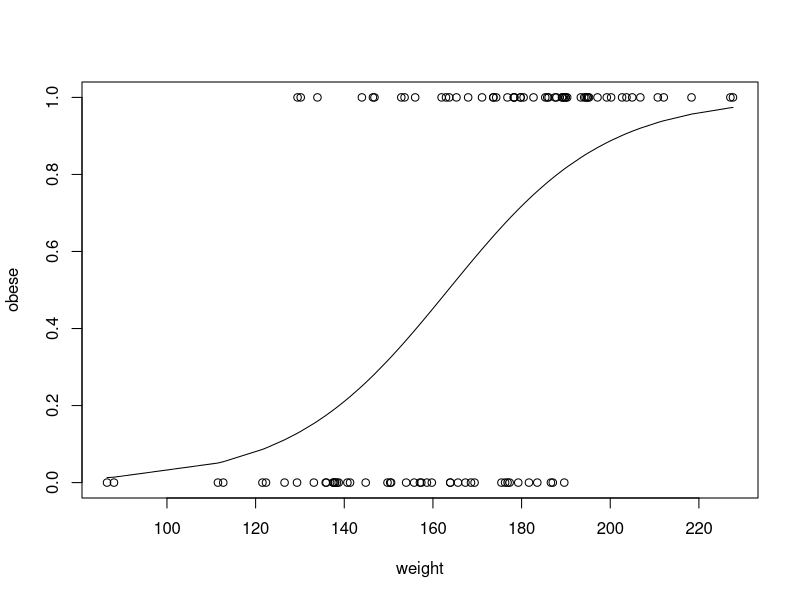
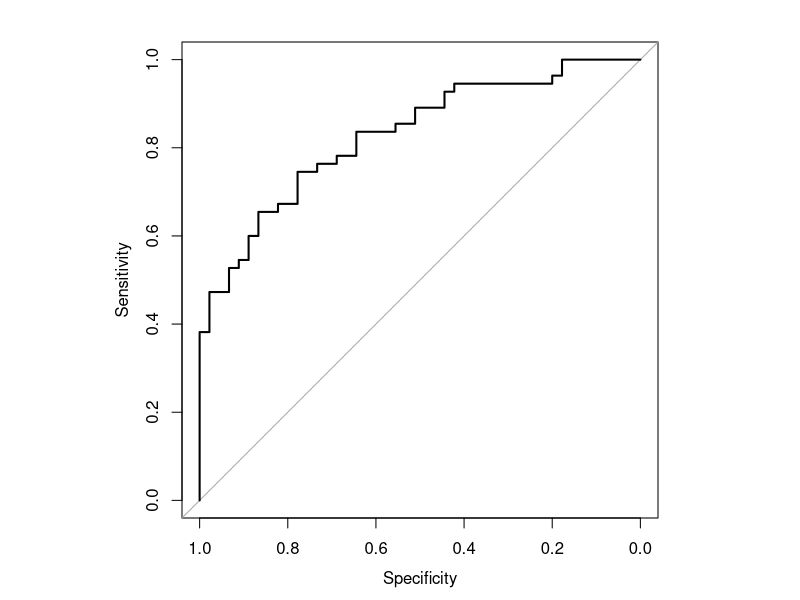
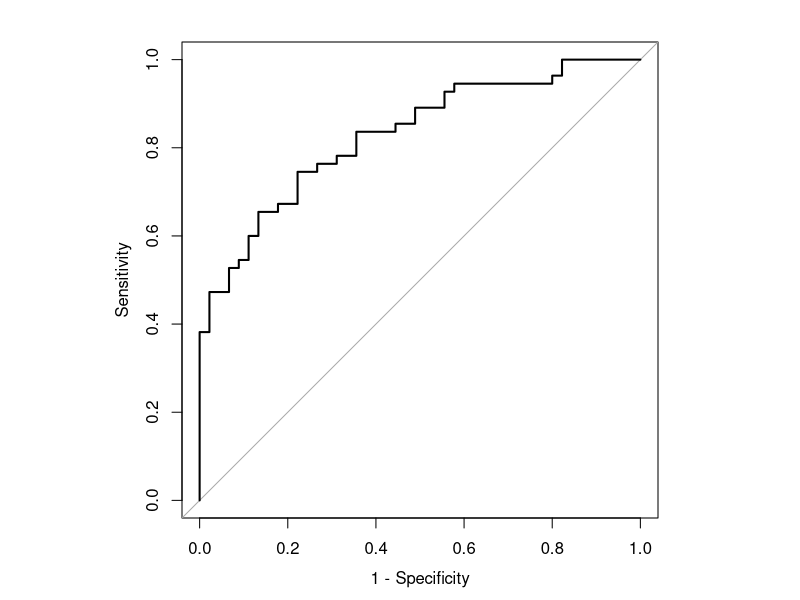
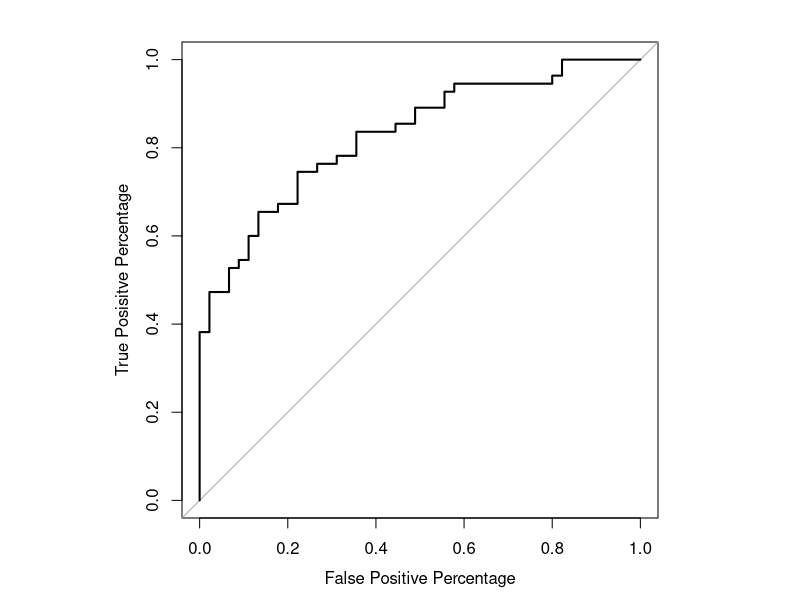
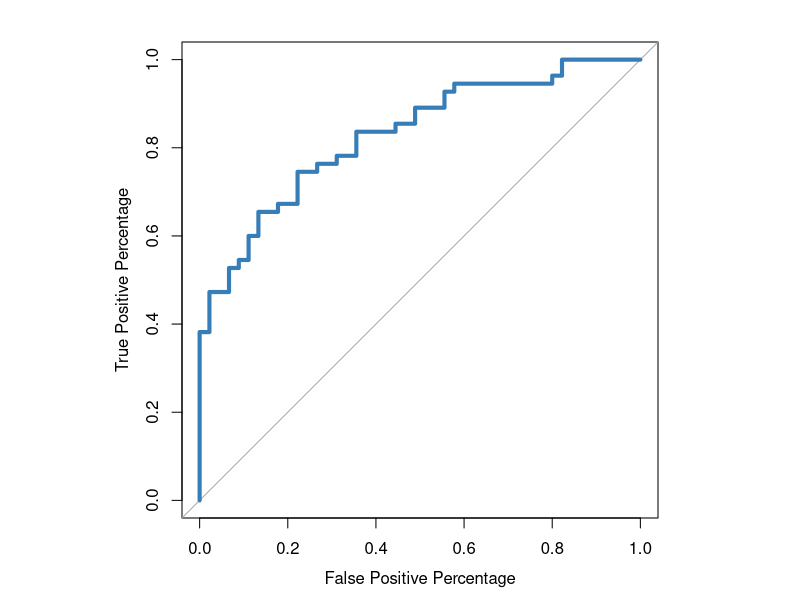
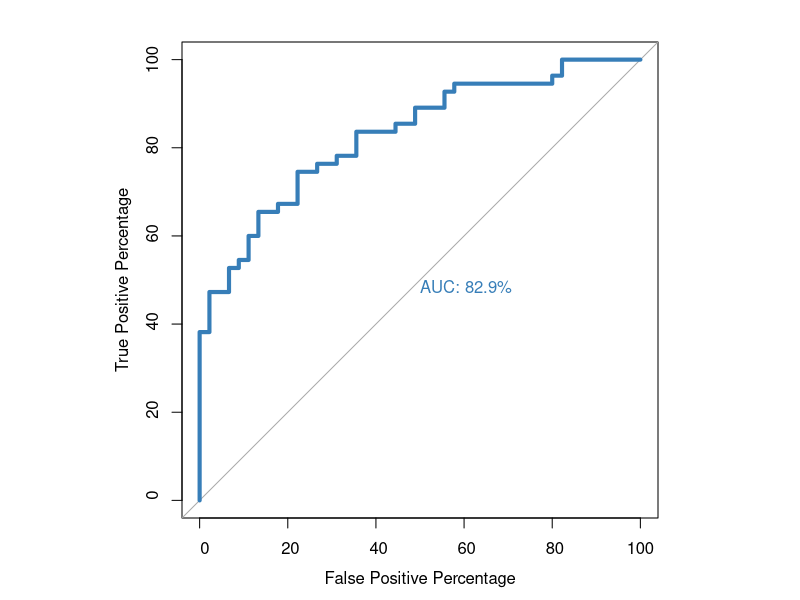
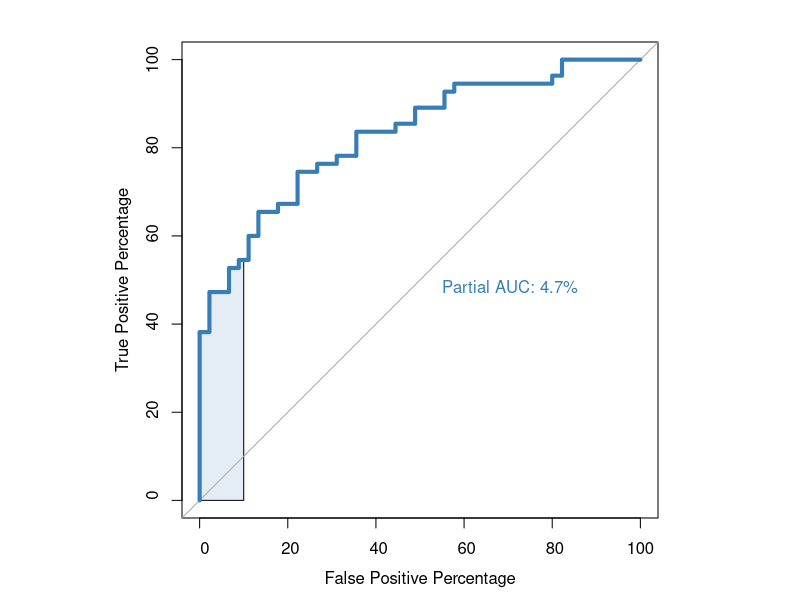
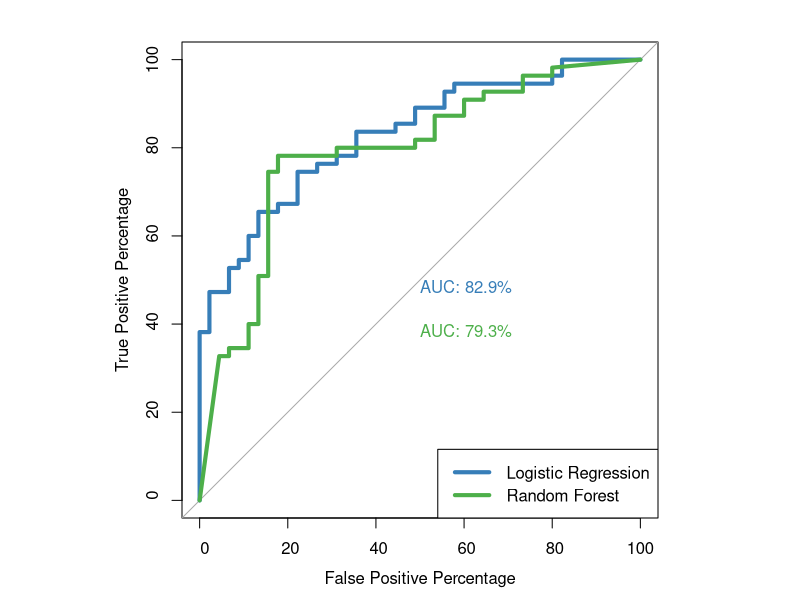

Write the R code that produced these figures, in order.
####Analysis of obese vs. Not obese people 
####by generating random sample of weight
####Applying Random Forest

library(pROC)
library(randomForest)
set.seed(420)
num.samples <- 100
weight <- sort(rnorm(n=num.samples, mean=172, sd=29))
obese <- ifelse(test=(runif(n=num.samples) < (rank(weight)/100)), yes=1, no=0)
obese
weight
plot(x=weight, y=obese)
glm.fit=glm(obese ~ weight, family=binomial)
lines(weight, glm.fit$fitted.values)

#to plot the graph without extra-padding in R-studio
par(pty = "s")
roc(obese, glm.fit$fitted.values, plot=TRUE)

# Specificity is backward, to make it correct use legacy
roc(obese, glm.fit$fitted.values, plot = TRUE, legacy.axes = TRUE)

#Replacing sensitivity & specificity with other labels
roc(obese, glm.fit$fitted.values, plot = TRUE, legacy.axes = TRUE, 
    xlab="False Positive Percentage", ylab="True Posisitve Percentage")

#adding color & chaning thickness
roc(obese, glm.fit$fitted.values, plot = TRUE, legacy.axes = TRUE,
    xlab="False Positive Percentage", ylab="True Positive Percentage", 
    col="#377eb8", lwd=4)

#Access the specific threhould
#use below code to save the calculations that ROC() function does in a variable

roc.info <- roc(obese, glm.fit$fitted.values, legacy.axes=TRUE)

# make dataframe

roc.df <- data.frame(
  tpp=roc.info$sensitivities*100,
  fpp=(1 - roc.info$specificities)*100,
  thresholds=roc.info$thresholds)

# use head method to check 

head(roc.df)

# use tail function to see last 6 rows

tail(roc.df)

# want to check the tpp is between 60 to 80

roc.df[roc.df$tpp > 60 & roc.df$tpp <80,]

#Going back to custimization of ROC graph
# let's print AUC on graph

roc(obese, glm.fit$fitted.values, plot = TRUE, legacy.axes=TRUE, percent=TRUE,
    xlab="False Positive Percentage", ylab="True Positive Percentage",
    col="#377eb8", lwd=4, print.auc=TRUE)



# To draw and calculate partial AUC
# There are useful when you want to focus on the part of the ROC curve
# that only allows for a small number of False positivies. 

roc(obese, glm.fit$fitted.values, plot=TRUE, legacy.axes= TRUE, percent=TRUE,
    xlab="False Positive Percentage", ylab="True Positive Percentage",
    col="#377eb8", lwd=4, print.auc=TRUE, print.auc.x=45, partial.auc=c(100,90),
    auc.polygon = TRUE, auc.polygon.col = "#377eb822")


### Overlapping two ROC curves
### Create a model

rf.model <- randomForest(factor(obese) ~ weight)


#curve with logistic regression

roc(obese, glm.fit$fitted.values, plot=TRUE, legacy.axes= TRUE, percent=TRUE,
    xlab="False Positive Percentage", ylab="True Positive Percentage",
    col="#377eb8", lwd=4, print.auc=TRUE)

# plot curve with random forest & compine

plot.roc(obese, rf.model$votes[,1], percent=TRUE, col="#4daf4a", lwd=4, print.auc=TRUE, add=TRUE, print.auc.y=40)

# Adding legends to the plot
legend("bottomright", legend=c("Logistic Regression", "Random Forest"),
       col=c("#377eb8", "#4daf4a"), lwd=4)

#reset the parameter pty graphical parameter back to its default value m which
# is short of maximum
par(pty ='m')